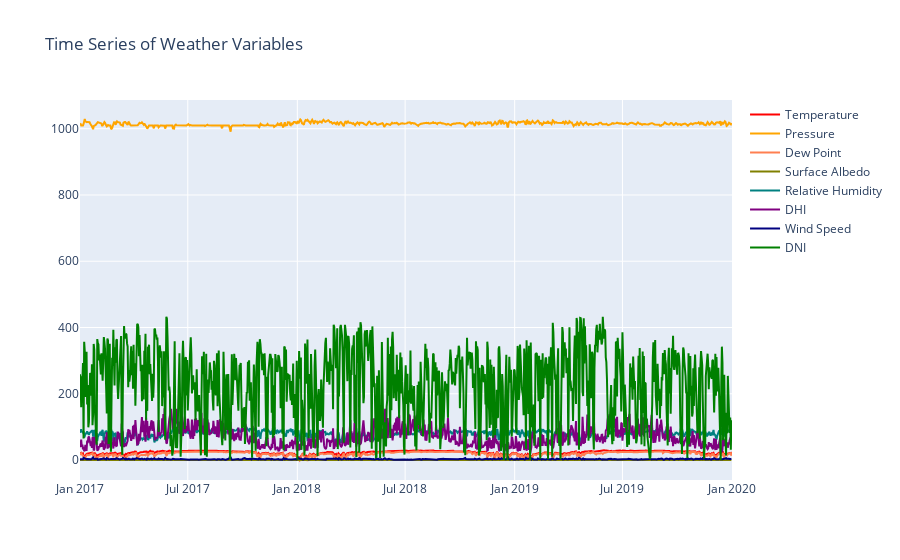

The cell this chart's notebook holds for it:
### Code cell
# create plotly object and plot weather variables against dates
fig = go.Figure()
    
for key in weather_dict:
    fig.add_trace(go
                  .Line(x=weather_vs_demand_reading['utc_datetime'],
                        y=weather_vs_demand_reading[key], 
                        name=key,
                        line_color=weather_dict[key]))
    
fig.update_layout(title_text='Time Series of Weather Variables')
fig.show()

### Figure 1 — Plotly figure (JSON) as saved in the notebook; plotly's stock layout.template omitted (floating-point values rounded to 4 significant figures; data arrays with more than 128 entries replaced by an {"elided": "..."} marker saying what was removed)
{"data": [{"line": {"color": "red"}, "name": "Temperature", "type": "scatter", "x": {"elided": "1096 str values"}, "y": {"elided": "1096 float values"}}, {"line": {"color": "orange"}, "name": "Pressure", "type": "scatter", "x": {"elided": "1096 str values"}, "y": {"elided": "1096 float values"}}, {"line": {"color": "coral"}, "name": "Dew Point", "type": "scatter", "x": {"elided": "1096 str values"}, "y": {"elided": "1096 float values"}}, {"line": {"color": "olive"}, "name": "Surface Albedo", "type": "scatter", "x": {"elided": "1096 str values"}, "y": {"elided": "1096 float values"}}, {"line": {"color": "teal"}, "name": "Relative Humidity", "type": "scatter", "x": {"elided": "1096 str values"}, "y": {"elided": "1096 float values"}}, {"line": {"color": "purple"}, "name": "DHI", "type": "scatter", "x": {"elided": "1096 str values"}, "y": {"elided": "1096 float values"}}, {"line": {"color": "navy"}, "name": "Wind Speed", "type": "scatter", "x": {"elided": "1096 str values"}, "y": {"elided": "1096 float values"}}, {"line": {"color": "green"}, "name": "DNI", "type": "scatter", "x": {"elided": "1096 str values"}, "y": {"elided": "1096 float values"}}], "layout": {"autosize": true, "title": {"text": "Time Series of Weather Variables"}, "xaxis": {"autorange": true, "range": ["2017-01-01", "2020-01-01"], "type": "date"}, "yaxis": {"autorange": true, "range": [-60.36, 1087.0], "type": "linear"}}}
